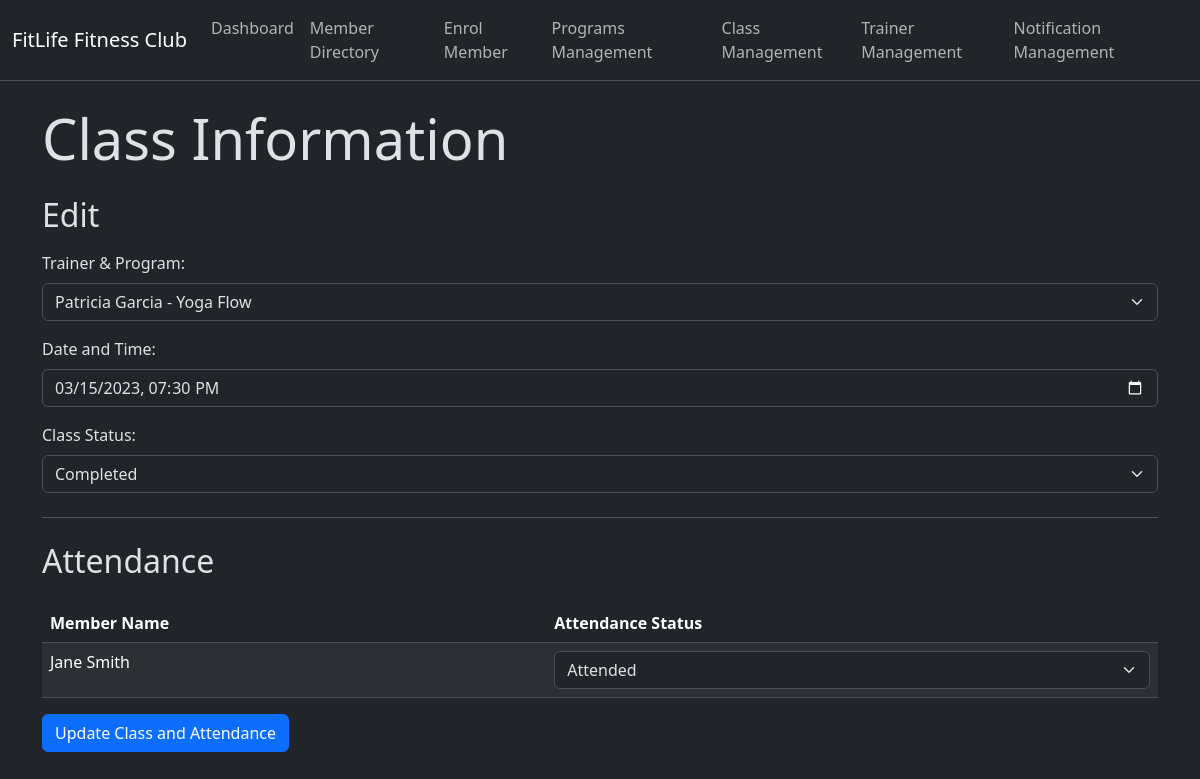
/view_class.php?class_id=3, run on the app's committed database.
### tables this page shows
CREATE TABLE Class (
	class_id INTEGER AUTO_INCREMENT,
	class_datetime DATETIME NOT NULL,
	class_status VARCHAR(20) NOT NULL DEFAULT 'Active',
	history_id INTEGER NOT NULL,
	PRIMARY KEY(class_id),
	CONSTRAINT chk_class_status 
		CHECK (class_status IN ('Active', 'Completed', 'Cancelled'))
);

CREATE TABLE Person (
	person_id INTEGER AUTO_INCREMENT,
	person_name VARCHAR(255) NOT NULL,
	person_contact VARCHAR(255) NOT NULL,
	person_dob DATE NOT NULL,
	person_gender VARCHAR(10) NOT NULL,
	PRIMARY KEY(person_id),
	CONSTRAINT chk_person_gender
		CHECK (person_gender IN ('Male', 'Female'))
);

### view_class.php (the view, shortened to what this page needs)
<?php
include 'db_connect.php';
$class_id = null;
if (isset($_REQUEST['class_id'])) {
	$class_id = $_REQUEST['class_id'];
} else {
	header("Location: class_management.php");
	exit();
}
$class_info = null;
$query = "SELECT C.class_id, C.history_id, C.class_datetime, C.class_status FROM Class C WHERE C.class_id = ?";
$stmt = $conn->prepare($query);
if ($stmt) {
	$stmt->bind_param("i", $class_id);
	$stmt->execute();
	$result = $stmt->get_result();
	if ($result->num_rows > 0) {
		$class_info = $result->fetch_assoc();
	} else {
		$error_message = "Class not found.";
	}
} else {
	$error_message = "Error preparing statement: " . $conn->error;
}
include 'navbar.php';
?>
<div class="container mt-4">
	<h1 class="display-4 mb-4">Class Information</h1>
	<h2 class="mb-3">Edit</h2>
	<?php if ($class_info) : ?>
		<form action="<?php echo $_SERVER["PHP_SELF"] . "?class_id=" . $class_id; ?>" method="post">
			<div class="mb-3">
				<label for="history" class="form-label">Trainer & Program:</label>
				<select id="history" name="history_id" class="form-select" required>
					<?php
					$combo_query_sql = file_get_contents('queries/class/select_active_trainer_program_history.sql');
					$combo_result = $conn->query($combo_query_sql);
					if ($combo_result->num_rows > 0) {
						while ($combo = $combo_result->fetch_assoc()) {
							$selected = ($combo['history_id'] == $class_info['history_id']) ? 'selected' : '';
							echo '<option value="' . $combo['history_id'] . '" ' . $selected . '>' . $combo['person_name'] . ' - ' . $combo['program_name'] . '</option>';
						}
					} else {
						echo '<option value="">No history available</option>';
					}
					?>
				</select>
			</div>
			<div class="mb-3">
				<label for="datetime" class="form-label">Date and Time:</label>
				<input type="datetime-local" id="datetime" name="class_datetime" class="form-control" value="<?php echo date('Y-m-d\TH:i', strtotime($class_info['class_datetime'])); ?>" required>
			</div>
			<div class="mb-3">
				<label for="status" class="form-label">Class Status:</label>
				<select id="status" name="class_status" class="form-select" required>
					<option value="Completed" <?php if ($class_info['class_status'] == 'Completed') echo 'selected'; ?>>Completed</option>
				</select>
			</div>
			<hr class="my-4">
			<h2 class="mb-4">Attendance</h2>
			<div class="table-responsive">
				<table class="table table-striped table-hover">
					<thead>
						<tr>
							<th>Member Name</th>
							<th>Attendance Status</th>
						</tr>
					</thead>
					<?php include 'class_attendance_table.php'; ?>
				</table>
			</div>
			<button type="submit" name="submit" class="btn btn-primary">Update Class and Attendance</button>
		</form>
	<?php else: ?>
		<div class="alert alert-warning" role="alert">
			Could not retrieve class details.
		</div>
	<?php endif; ?>
</div>

### class_attendance_table.php (shortened to what this page needs)
<?php
$query_program_id = "SELECT program_id FROM Trainer_Program_History WHERE history_id = ?";
$stmt_program_id = $conn->prepare($query_program_id);
$stmt_program_id->bind_param("i", $class_info['history_id']);
$stmt_program_id->execute();
$result_program_id = $stmt_program_id->get_result();
if ($row_program_id = $result_program_id->fetch_assoc()) {
	$program_id = $row_program_id['program_id'];
	$query_enrolled_members = "SELECT p.person_id, p.person_name FROM Person p JOIN Enrolment e ON p.person_id = e.member_person_id WHERE e.program_id = ?";
	$stmt_enrolled_members = $conn->prepare($query_enrolled_members);
	$stmt_enrolled_members->bind_param("i", $program_id);
	$stmt_enrolled_members->execute();
	$result_enrolled_members = $stmt_enrolled_members->get_result();
	while ($member = $result_enrolled_members->fetch_assoc()):
		$query_attendance = "SELECT attendance_status FROM Attendance WHERE person_id = ? AND class_id = ?";
		$stmt_attendance = $conn->prepare($query_attendance);
		$stmt_attendance->bind_param("ii", $member['person_id'], $class_id);
		$stmt_attendance->execute();
		$result_attendance = $stmt_attendance->get_result();
		if ($result_attendance->num_rows > 0) {
			$attendance = $result_attendance->fetch_assoc();
			$attendance_status = $attendance['attendance_status'];
		}
?>
		<tr>
			<td><?php echo $member['person_name']; ?></td>
			<td>
				<select name='attendance[<?php echo $member['person_id']; ?>]' class='form-select'>
					<option value='Attended' <?php echo ($attendance_status == 'Attended' ? 'selected' : ''); ?>>Attended</option>
				</select>
			</td>
		</tr>
<?php endwhile;
}
?>

### data on the page
class: class_datetime "03/15/2023 19:30", class_status "Completed"
person: person_name "Jane Smith", person_id "Attended"

### other printed values
form field history_id "Patricia Garcia - Yoga Flow"
